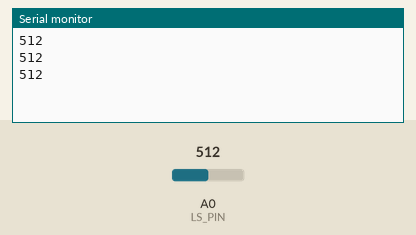
This sketch was run on a simulated Arduino Uno, built with avr-gcc and run on an emulated ATmega328P. Shown: the last lines printed to the serial monitor. The inputs (shaded band) are chosen by the test bench; at power-on: A0 (LS_PIN) = 512.

Above: at 1.3 s.
1.4 s: A0 (LS_PIN) set to 716
At 1.9 s:
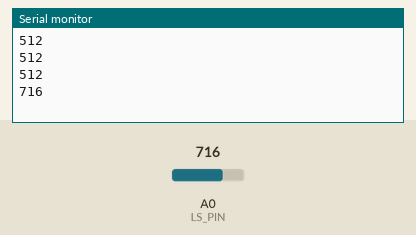
2.9 s: A0 (LS_PIN) set to 900
At 3.4 s:
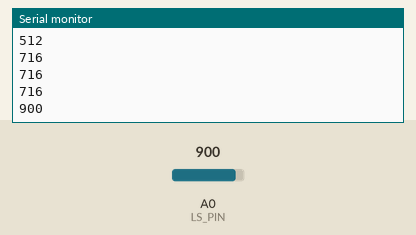
Timing chart, 0 to 5.9 s (numbered marks = the images above; inputs shaded):
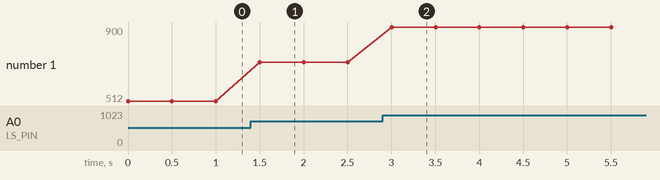

The sketch:

light-0.0.ino
```cpp
// Light sensor 0.0
// read and output

// general configuration parameters
// where is the light sensor connected
#define LS_PIN 0
// Speed of the serial interface
#define S_MON_SPEED 9600

void setup() {
  // put your setup code here, to run once:
  Serial.begin(S_MON_SPEED);
}

void loop() {
  // put your main code here, to run repeatedly:
  // data / variables representing the state of the system controlled
  int ambient_light=0;

  // read input signals
  ambient_light = analogRead(LS_PIN);

  // generate output signals
  Serial.println(ambient_light);

  // possibly controll the "sampling rate"
  delay(500);
}
```

Measured:
- after the input at 1.4 s, the serial monitor: prints a new line after 0.10 s (image 1)
- after the input at 2.9 s, the serial monitor: prints a new line after 0.10 s (image 2)
- plotted number 1: 512 → 716 after the input at 1.4 s, 716 → 900 after the input at 2.9 s
